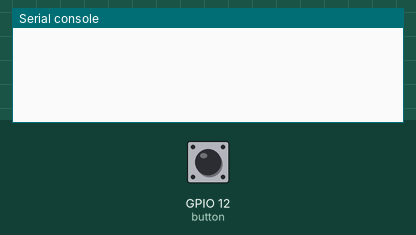
This program was run on a simulated ESP32 board running MicroPython. On the bench: the last lines printed to the serial console. The inputs (shaded band) are chosen by the test bench; at power-on: GPIO 12 (button) HIGH. At 10.6 s the program stops and its outputs stay as they are.

Above: at 1.2 s.
1.3 s: GPIO 12 (button) pulled LOW for 0.15 s
At 1.7 s:
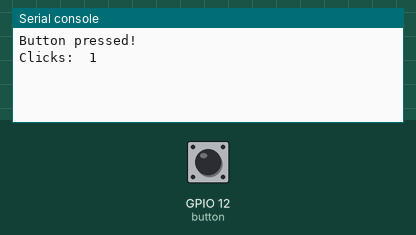
2.9 s: GPIO 12 (button) pulled LOW for 1 s
At 4.1 s:
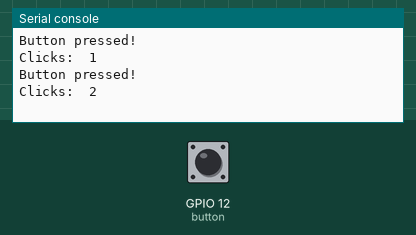

Measured:
- after the input at 1.3 s, the serial console: prints a new line at once (image 1)
- after the input at 2.9 s, the serial console: prints a new line at once (image 2)

The program:

teste3.py
```python
# Contador de cliques
import machine
import time
button = machine.Pin(12, machine.Pin.IN, machine.Pin.PULL_UP)
count = 0
clicked = False
countClicks = 0
before = button.value()
while count < 10000:
  time.sleep(0.001)
  current = button.value()
  if before and not current:
    clicked = True

  if clicked:
    time.sleep(0.01)
    print('Button pressed!')
    countClicks = countClicks + 1
    print('Clicks: ',countClicks)
    clicked = False
  count = count + 1
  before = current
```
